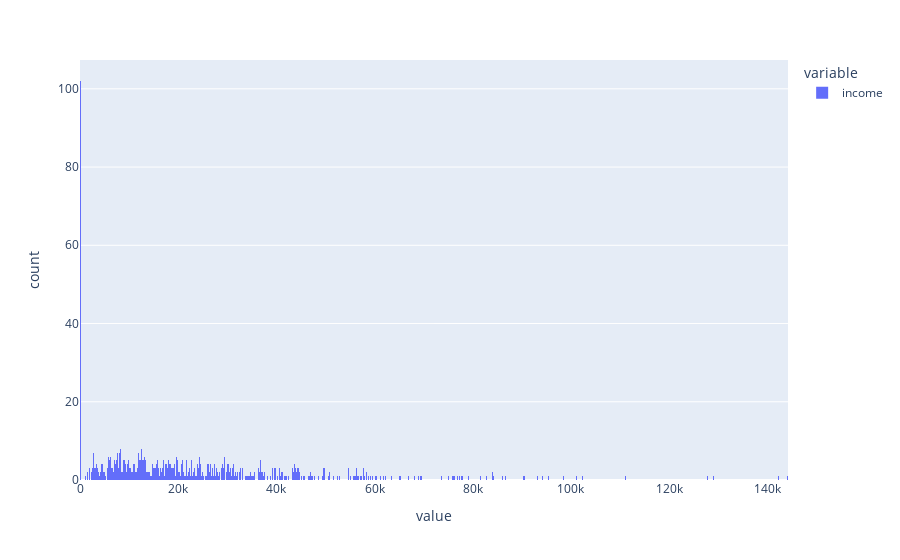

The code cell stored with this chart in its notebook:
### Code cell
px.histogram(income_test)

### Figure 1 — Plotly figure (JSON) as saved in the notebook; plotly's stock layout.template omitted (floating-point values rounded to 4 significant figures; data arrays with more than 128 entries replaced by an {"elided": "..."} marker saying what was removed)
{"data": [{"alignmentgroup": "True", "bingroup": "x", "hovertemplate": "variable=income<br>value=%{x}<br>count=%{y}<extra></extra>", "legendgroup": "income", "marker": {"color": "#636efa", "pattern": {"shape": ""}}, "name": "income", "nbinsx": 747, "offsetgroup": "income", "orientation": "v", "showlegend": true, "type": "histogram", "x": {"elided": "747 int values"}, "xaxis": "x", "yaxis": "y"}], "layout": {"autosize": true, "barmode": "relative", "legend": {"title": {"text": "variable"}, "tracegroupgap": 0}, "margin": {"t": 60}, "xaxis": {"anchor": "y", "autorange": true, "domain": [0, 1], "range": [-0.5, 144200.0], "title": {"text": "value"}, "type": "linear"}, "yaxis": {"anchor": "x", "autorange": true, "domain": [0, 1], "range": [0, 107.4], "title": {"text": "count"}}}}
